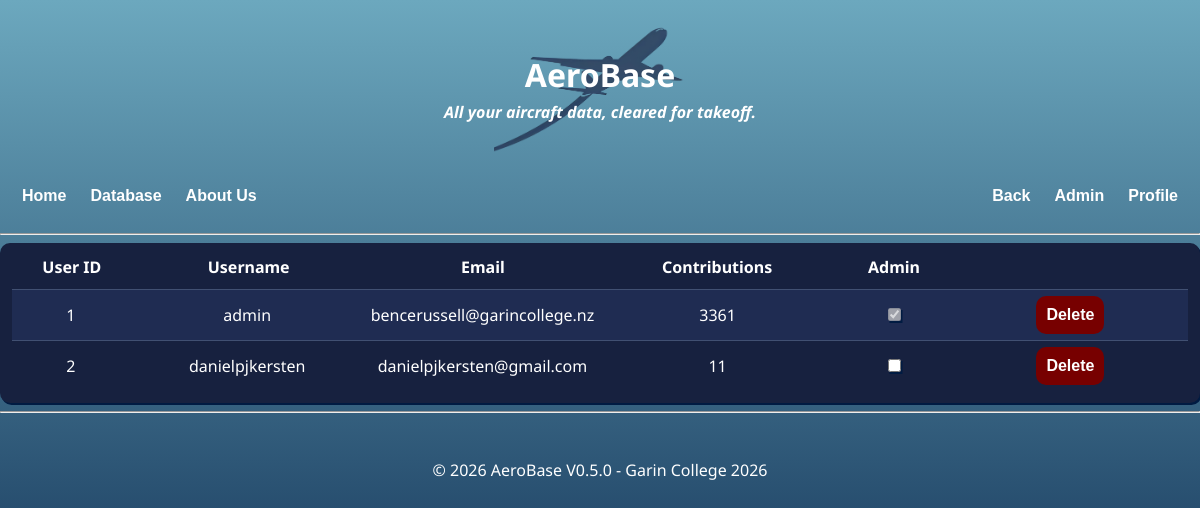
The page /admin (signed in) on the database its author committed.
### app.py (models this page shows)
class User(db.Model):
    id = db.Column(db.Integer, primary_key = True)
    username = db.Column(db.String(20), unique = True, nullable = False)
    password = db.Column(db.String(100), nullable = False)
    email = db.Column(db.String(254), nullable = False, unique = True)
    admin = db.Column(db.Boolean, default = False)
    aircrafts = db.relationship(
        "Aircraft",
        back_populates = "user"
    )
    operators = db.relationship(
        "Operator",
        back_populates = "user"
    )

### app.py (the view)
    @app.route("/admin")
    def admin():
        if not User.query.filter_by(username=session["user"]).first() or User.query.filter_by(username=session["user"]).first().admin != True: # checks user is an admin
            abort(403)
        users = User.query.order_by(User.id) # pulls all users
        return render_template(
            "admin.html",
            page_title = "Admin",
            users=users
        )

### app.py (called while the page is built)
@app.context_processor
def inject_user():
   if "user" in session: # checks if user is an admin (assuming they're logged in) to use in nav bar
       user=User.query.filter_by(username=session["user"]).first()
       is_admin = user is not None and user.admin is True
   else:
       is_admin = False
   return{
       "logged_in": "user" in session, # sends logged in to 'nav'
       "is_admin":  is_admin, # sends admin to 'nav'
       "version": "V0.5.0" # current version
   }

### templates/admin.html (shortened to what this page needs)
{%extends "layout.html"%}
{%block content%}
<div class="table-outer">
    <div class="table-container">
        <table style="table-layout: fixed; width:100%; display:table;">
            <thead>
                <tr>
                    <th style="width:10%;">User ID</th>
                    <th>Username</th>
                    <th>Email</th>
                    <th>Contributions</th>
                    <th style="width:10%;">Admin</th>
                    <th></th>
                </tr>
            {%for user in users %}
            <tr>
                <td style="width:10%;">{{user.id}}</td>
                <td>{{user.username}}</td>
                <td>{{user.email}}</td>
                <td>{{user.aircrafts|length + user.operators|length}}</td>
                <td style="width:10%;"><input type="checkbox" {% if user.admin %}checked{% endif %} {% if user.id == 1 %}disabled{% endif %} onchange="updateAdmin({{ user.id }}, this)"></td>
                <td><button style="background-color:rgb(119, 0, 0)"><a style="color:white; text-decoration:none;" href="/admin/user/{{user.id}}/delete" onclick="return confirm('Are you sure you want to delete this user?')">Delete</a></button></td>
            </tr>
            {%endfor%}
        </table>
    </div>
</div>
{%endblock%}

### static/style.css (style rules this page uses)
html { height:100%; }
body { font-family: 'Noto Sans', sans-serif; max-width: 1300px; margin: 20px auto; background-image: linear-gradient(to bottom, #6ca8be, #001b42); background-repeat: no-repeat; background-attachment: fixed; text-align:center; color:#ffffff; }
.table-outer { border-radius:10px; overflow:hidden; box-shadow:1.5px 2px 0px #001b42; background-color:#17213f }
.table-container { max-height:800px; overflow-y:auto; }
table { color:#ffffff; width:100%; border-spacing:0; border-radius:15px; padding:1%; }
input { padding: 5px; border-radius: 5px; border:0px; margin-bottom: 0.5%; size:100%; font-size:80%; box-shadow: 1.5px 2px 0px #001b42; }
thead { position:sticky; top:0; z-index:2; }
td { border-top:1px solid #415072; padding:0.5%; }
tr:nth-child(even) { background-color:#1f2c52; }
th { background-color:#17213f; padding-bottom:1%; font-size:100%; }
tr { display:table; width:100%; table-layout:fixed; }
button { background-color:transparent; border:none; color:#ffffff; padding:10px; text-align:center; cursor:pointer; border-radius:10px; font-size:100%; font-weight:bold; }

### rows shown on the page
User: id "1", username "admin", email "bencerussell@garincollege.nz", aircrafts|length "3361", admin "☑"
User: id "2", username "danielpjkersten", email "danielpjkersten@gmail.com", aircrafts|length "11"

### other values the page prints
{{ version }} "V0.5.0"
